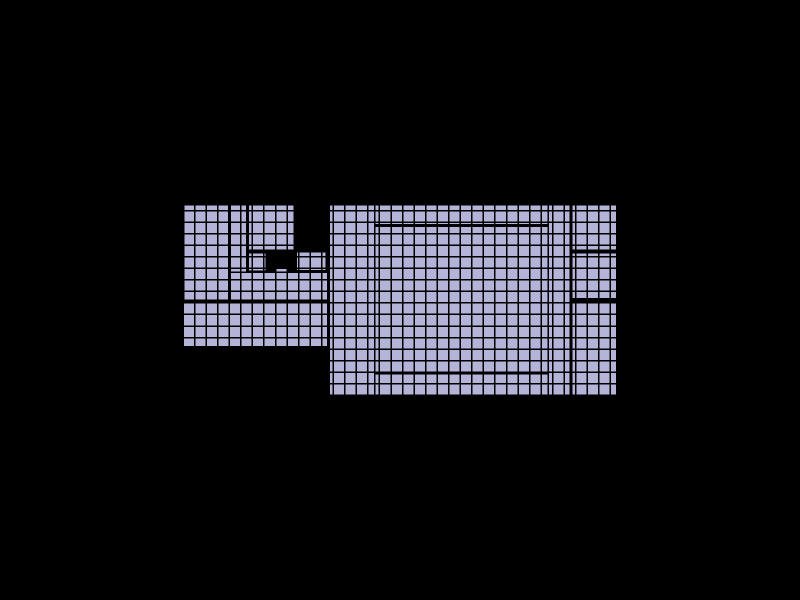

The notebook cell this image was saved under:
### Markdown cell above
## 10. Show the resulting shell

### Code cell
Topology.Show(shell,
              camera=[0,0,6],
              faceColor=[210,210,250],
              faceOpacity=0.9,
              edgeColor="black",
              edgeWidth=3,
              showVertices=False,
              backgroundColor="black",
              width=800,
              height=600,
              renderer = renderer)

### Figure 1 — Plotly figure (JSON) as saved in the notebook; plotly's stock layout.template omitted (floating-point values rounded to 4 significant figures; data arrays with more than 128 entries replaced by an {"elided": "..."} marker saying what was removed)
{"data": [{"hoverinfo": "text", "legendgroup": "2", "legendrank": 2, "line": {"color": "black", "dash": "solid", "width": 3}, "marker": {"size": 0}, "mode": "lines", "name": "1: Untitled (Edges)", "showlegend": false, "text": "", "type": "scatter3d", "x": {"elided": "5199 float values"}, "y": {"elided": "5199 float values"}, "z": {"elided": "5199 int values"}}, {"cmax": 1, "cmin": 0, "color": "#D2D2FA", "colorscale": [[0, "#440154"], [0.1111, "#482878"], [0.2222, "#3e4989"], [0.3333, "#31688e"], [0.4444, "#26828e"], [0.5556, "#1f9e89"], [0.6667, "#35b779"], [0.7778, "#6ece58"], [0.8889, "#b5de2b"], [1, "#fde725"]], "flatshading": true, "hoverinfo": "text", "hovertext": "", "i": {"elided": "1567 int values"}, "j": {"elided": "1567 int values"}, "k": {"elided": "1567 int values"}, "legendgroup": "3", "legendrank": 3, "lighting": {"facenormalsepsilon": 0}, "name": "1: Untitled (Faces)", "opacity": 0.9, "showlegend": false, "showscale": false, "text": "", "type": "mesh3d", "x": {"elided": "973 float values"}, "y": {"elided": "973 float values"}, "z": {"elided": "973 int values"}}], "layout": {"autosize": true, "height": 600, "margin": {"b": 40, "l": 40, "r": 40, "t": 40}, "paper_bgcolor": "#000000", "plot_bgcolor": "#000000", "scene": {"aspectmode": "data", "camera": {"center": {"x": 0, "y": 0, "z": 0}, "eye": {"x": 0, "y": 0, "z": 6}, "projection": {"type": "perspective"}, "up": {"x": 0, "y": 1, "z": 0}}, "xaxis": {"visible": false}, "yaxis": {"visible": false}, "zaxis": {"visible": false}}, "showlegend": true, "width": 800, "xaxis": {"showgrid": false, "visible": false, "zeroline": false}, "yaxis": {"showgrid": false, "visible": false, "zeroline": false}}}
